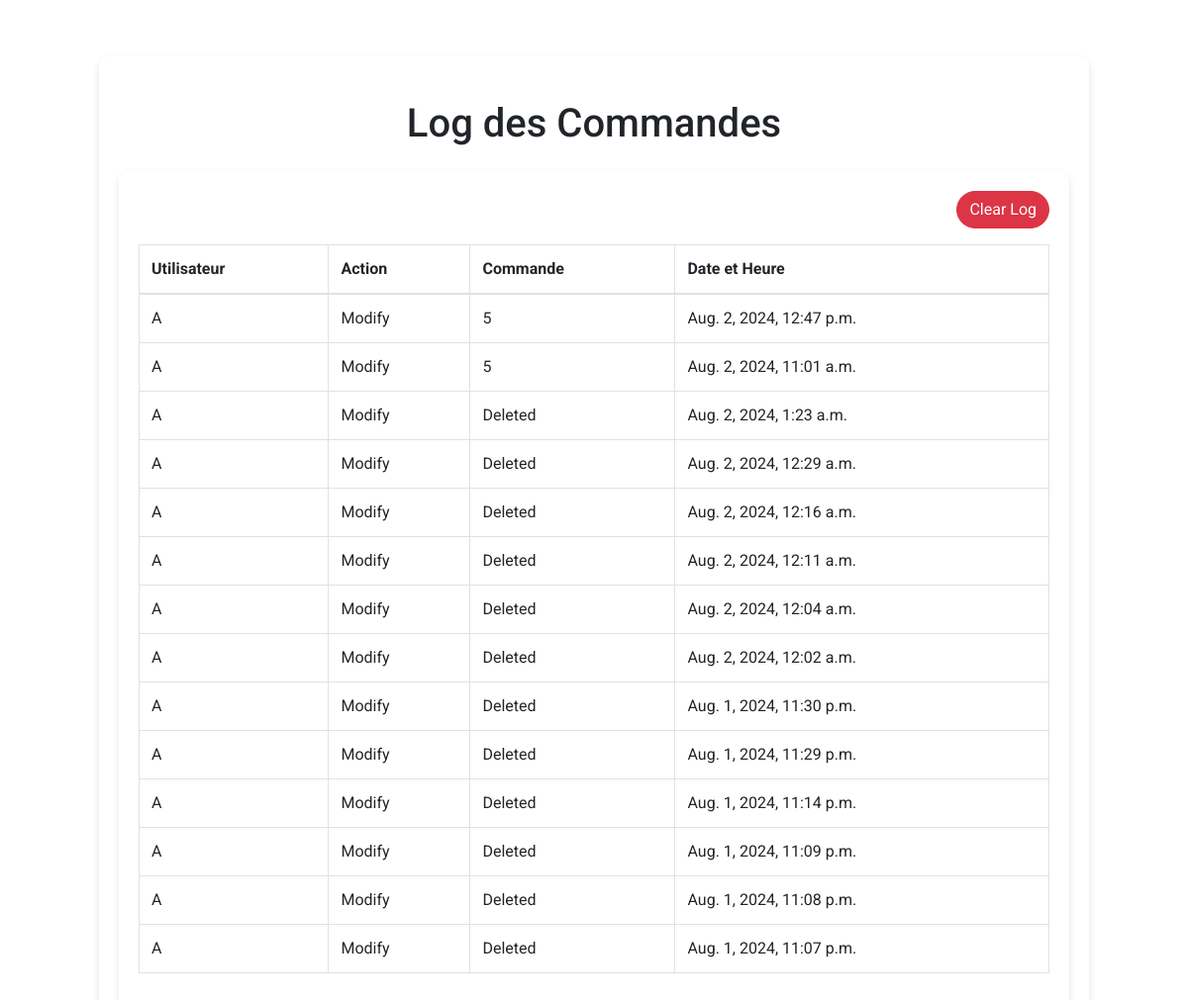
/application/logs/ (signed in), run on the app's committed database.
### Application/models.py (models this page shows, shortened)
class CommandeLog(models.Model):
    ACTION_CHOICES = [
        ('add', 'Add'),
        ('modify', 'Modify'),
        ('delete', 'Delete'),
    ]
    user = models.ForeignKey(User, on_delete=models.CASCADE)
    action = models.CharField(max_length=10, choices=ACTION_CHOICES)
    commande = models.ForeignKey(Commande, null=True, on_delete=models.SET_NULL)
    timestamp = models.DateTimeField(auto_now_add=True)

class Commande(models.Model):
    order_id = models.AutoField(primary_key=True)  # Auto-incremented primary key
    date_time = models.DateTimeField(auto_now_add=True)
    company_reference_number = models.CharField(max_length=100)
    client_name = models.CharField(max_length=100, default="")  # New field
    adresse = models.CharField(max_length=255, blank=True, null=True)
    email = models.EmailField(blank=True, null=True)
    fax = models.CharField(max_length=50, blank=True, null=True)
    ice = models.CharField(max_length=50, blank=True, null=True)
    infographiste = models.CharField(max_length=100, blank=True, null=True)
    order_status = models.CharField(max_length=50, choices=[ ('draft', 'Draft'),
        ('completed', 'Completed'),
        ('devis', 'Devis'),
        ('facture', 'Facture'),
        ('bon_livraison', 'Bon de Livraison'),
        ('situation_client', 'Situation Client')
    ])
    bc_number = models.CharField(max_length=50, blank=True, null=True)  # New field for BC number
    date_bc = models.DateField(blank=True, null=True)
    devis_numero = models.PositiveIntegerField(unique=True, null=True, blank=True)
    bl_numero = models.PositiveIntegerField(unique=True, null=True, blank=True)
    facture_numero = models.PositiveIntegerField(unique=True, null=True, blank=True)
    facture_status = models.CharField(max_length=50, choices=[
        ('no_facture', 'Pas de Facture'),
        ('facture_termine', 'Facture Terminée')
    ], default='pas de facture')
    remarque = models.CharField(max_length=50, choices=[
        ('paye', 'Payé'),
        ('non_paye', 'Non Payé')
    ], default='non payé')
    devis_status = models.CharField(max_length=50, choices=[
        ('no_devis', 'Pas de Devis'),
        ('devis_termine', 'Devis Terminé')
    ], default='pas de devis')
    bl_status = models.CharField(max_length=50, choices=[
        ('no_bl', 'Pas de bon_livraison'),
        ('bl_termine', 'bon_livraison Terminé')
    ], default='pas de bon_livraison')
    designations_data = models.JSONField(default=list)  # Renamed field
    options_data = models.JSONField(default=dict)

### Application/views.py (the view)
# urls.py: path('logs/', views.log_view, name='log_view'),
@login_required
@user_passes_test(lambda u: u.groups.filter(name='Directeurs').exists())
def log_view(request):
    logs = CommandeLog.objects.all().order_by('-timestamp')
    return render(request, 'Application/log_view.html', {'logs': logs})

### Application/templates/Application/log_view.html (shortened to what this page needs)
{% extends "base_no_nav.html" %}
{% block content %}
<h1 class="text-center my-4">Log des Commandes</h1>
<div class="container">
    <div class="text-right mb-3">
        <form method="post" action="{% url 'clear_log' %}">
            <button type="submit" class="btn btn-danger">Clear Log</button>
        </form>
    </div>
    <table class="table table-bordered">
        <thead>
            <tr>
                <th>Utilisateur</th>
                <th>Action</th>
                <th>Commande</th>
                <th>Date et Heure</th>
            </tr>
        </thead>
        <tbody>
            {% for log in logs %}
            <tr>
                <td>{{ log.user.username }}</td>
                <td>{{ log.get_action_display }}</td>
                <td>{% if log.commande %}{{ log.commande.order_id }}{% else %}Deleted{% endif %}</td>
                <td>{{ log.timestamp }}</td>
            </tr>
            {% endfor %}
        </tbody>
    </table>
</div>
{% endblock %}

### data on the page
CommandeLog: user.username "A", action "Modify", commande.order_id "5", timestamp "Aug. 2, 2024, 12:47 p.m."
CommandeLog: user.username "A", action "Modify", commande.order_id "5", timestamp "Aug. 2, 2024, 11:01 a.m."
CommandeLog: user.username "A", action "Modify", shows "Deleted", timestamp "Aug. 2, 2024, 1:23 a.m."
CommandeLog: user.username "A", action "Modify", shows "Deleted", timestamp "Aug. 2, 2024, 12:29 a.m."
CommandeLog: user.username "A", action "Modify", shows "Deleted", timestamp "Aug. 2, 2024, 12:16 a.m."
CommandeLog: user.username "A", action "Modify", shows "Deleted", timestamp "Aug. 2, 2024, 12:11 a.m."
CommandeLog: user.username "A", action "Modify", shows "Deleted", timestamp "Aug. 2, 2024, 12:04 a.m."
CommandeLog: user.username "A", action "Modify", shows "Deleted", timestamp "Aug. 2, 2024, 12:02 a.m."
CommandeLog: user.username "A", action "Modify", shows "Deleted", timestamp "Aug. 1, 2024, 11:30 p.m."
CommandeLog: user.username "A", action "Modify", shows "Deleted", timestamp "Aug. 1, 2024, 11:29 p.m."
CommandeLog: user.username "A", action "Modify", shows "Deleted", timestamp "Aug. 1, 2024, 11:14 p.m."
CommandeLog: user.username "A", action "Modify", shows "Deleted", timestamp "Aug. 1, 2024, 11:09 p.m."
CommandeLog: user.username "A", action "Modify", shows "Deleted", timestamp "Aug. 1, 2024, 11:08 p.m."
CommandeLog: user.username "A", action "Modify", shows "Deleted", timestamp "Aug. 1, 2024, 11:07 p.m."
